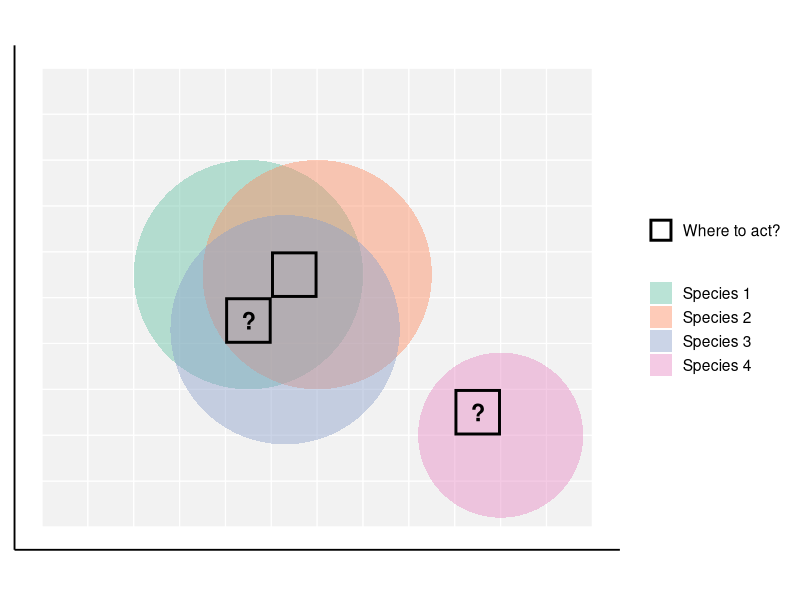
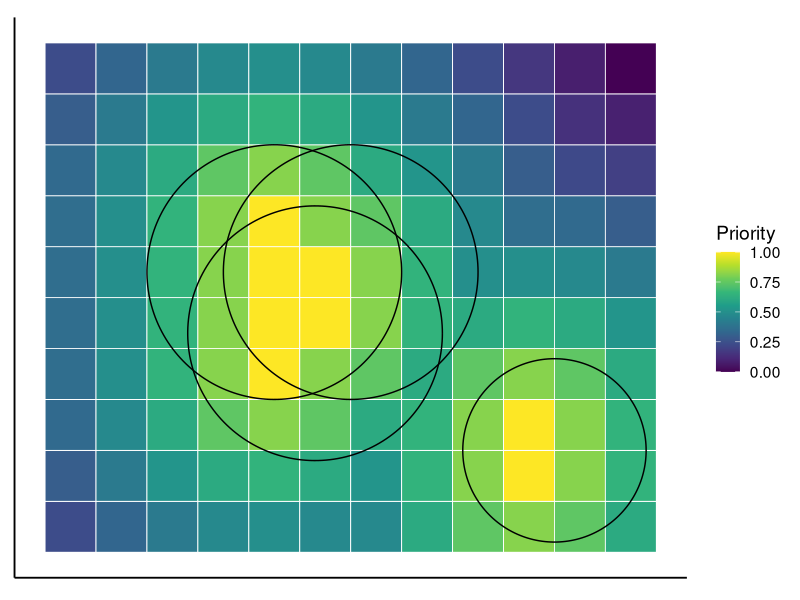

The R script that drew these images, in order:
## ---- chunk 1
knitr::opts_chunk$set(
  collapse = TRUE,
  comment = "#>"
)
## ---- chunk 2
library(ggplot2)
library(dplyr)

# Create raster grid
grid <- expand.grid(x = 1:12, y = 1:10)

# Function to create circle
make_circle <- function(center_x, center_y, radius, n = 200) {
  theta <- seq(0, 2*pi, length.out = n)
  data.frame(
    x = center_x + radius * cos(theta),
    y = center_y + radius * sin(theta)
  )
}

# --- Species ranges ---

# Overlapping hotspot species
sp1 <- make_circle(5, 6, 2.5);   sp1$group <- "Species 1"
sp2 <- make_circle(6.5, 6, 2.5); sp2$group <- "Species 2"
sp3 <- make_circle(5.8, 4.8, 2.5); sp3$group <- "Species 3"

# Isolated species (no overlap)
sp4 <- make_circle(10.5, 2.5, 1.8); sp4$group <- "Species 4"

species <- bind_rows(sp1, sp2, sp3, sp4)

# --- Candidate planning units ---
candidates <- data.frame(
  x = c(6, 5, 10),
  y = c(6, 5, 3),
  label = c("", "?", "?"),
  group = "Where to act?"
)

# --- Plot ---
ggplot() +
  
  # Raster background
  geom_tile(data = grid,
            aes(x, y),
            fill = "grey95",
            color = "white",
            linewidth = 0.4) +
  
  # Species circles
  geom_polygon(data = species,
               aes(x, y, fill = group),
               alpha = 0.45,
               color = NA) +
  
  # Candidate cells (border only)
  geom_tile(data = candidates,
            aes(x, y, color = group),
            fill = NA,
            linewidth = 1,
            width = 0.95,
            height = 0.95) +
  
  # Question marks
  geom_text(data = candidates,
            aes(x, y, label = label),
            size = 6,
            fontface = "bold") +
  
  scale_fill_manual(
    values = c(
      "Species 1" = "#66c2a5",
      "Species 2" = "#fc8d62",
      "Species 3" = "#8da0cb",
      "Species 4" = "#e78ac3"
    ),
    name = NULL
  ) +
  
  scale_color_manual(
    values = c("Where to act?" = "black"),
    name = NULL
  ) +
  
  guides(
    color = guide_legend(
      override.aes = list(fill = NA, linewidth = 1)
    )
  ) +
  
  coord_equal() +
  theme_classic(base_size = 14) +
  theme(
    panel.grid = element_blank(),
    axis.title = element_blank(),
    axis.text = element_blank(),
    axis.ticks = element_blank(),
    legend.position = "right"
  )
## ---- chunk 3

library(ggplot2)
library(dplyr)

# --- Raster grid ---
grid <- expand.grid(x = 1:12, y = 1:10)

# --- Define top-priority peaks ---
# # Multiple peaks in overlapping area and isolated species
top_cells <- data.frame(
  x = c(5, 5, 5, 5, 6, 6, 10, 10),
  y = c(7, 4, 5, 6, 5, 6, 2, 3),
  intensity = c(1, 1, 1, 1, 1, 1, 1, 1)  # slightly vary intensity for gradient
)

# --- Compute distance-weighted priority using MAX ---
grid$priority <- 0
for(i in 1:nrow(top_cells)){
  dx <- grid$x - top_cells$x[i]
  dy <- grid$y - top_cells$y[i]
  dist <- sqrt(dx^2 + dy^2)
  
  contribution <- top_cells$intensity[i] * exp(-0.1*dist)
  grid$priority <- pmax(grid$priority, contribution)
}

# Normalize priority to 0-1
grid$priority <- (grid$priority - min(grid$priority)) / (max(grid$priority) - min(grid$priority))

# --- Species ranges (exact same coordinates as first teaching figure) ---
make_circle <- function(center_x, center_y, radius, n = 200) {
  theta <- seq(0, 2*pi, length.out = n)
  data.frame(
    x = center_x + radius * cos(theta),
    y = center_y + radius * sin(theta)
  )
}

# Overlapping hotspot species (positions from first figure)
sp1 <- make_circle(5, 6, 2.5); sp1$group <- "Species 1"
sp2 <- make_circle(6.5, 6, 2.5); sp2$group <- "Species 2"
sp3 <- make_circle(5.8, 4.8, 2.5); sp3$group <- "Species 3"

# Isolated species (no overlap, first figure)
sp4 <- make_circle(10.5, 2.5, 1.8); sp4$group <- "Species 4"

species <- bind_rows(sp1, sp2, sp3, sp4)

# --- Viridis classic palette ---
viridis_classic <- c("#440154","#482878","#3E4989","#31688E",
                     "#26828E","#1F9E89","#35B779","#6DCD59",
                     "#B4DE2C","#FDE725")

# --- Plot ---
ggplot(grid, aes(x, y, fill = priority)) +
  
  # Priority raster
  geom_tile(color = "white", linewidth = 0.3) +
  scale_fill_gradientn(colors = viridis_classic, limits=c(0,1), name="Priority") +
  
  # Species ranges borders (reuse exact coordinates from first figure)
  geom_path(data = species, aes(x, y, group = group),
            color = "black", linewidth = 0.5, inherit.aes = FALSE) +
  
  coord_equal() +
  theme_classic(base_size = 14) +
  theme(
    panel.grid = element_blank(),
    axis.title = element_blank(),
    axis.text = element_blank(),
    axis.ticks = element_blank()
  )
